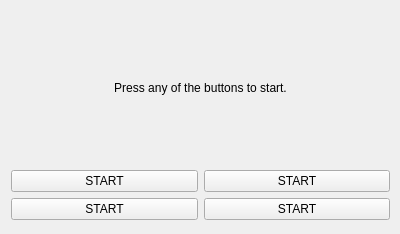
<?xml version="1.0" encoding="UTF-8"?>
<ui version="4.0">
 <class>MainWindow</class>
 <widget class="QMainWindow" name="MainWindow">
  <property name="geometry">
   <rect>
    <x>0</x>
    <y>0</y>
    <width>400</width>
    <height>234</height>
   </rect>
  </property>
  <property name="font">
   <font>
    <kerning>true</kerning>
   </font>
  </property>
  <property name="windowTitle">
   <string>Quiz</string>
  </property>
  <widget class="QWidget" name="centralWidget">
   <widget class="QWidget" name="verticalLayoutWidget">
    <property name="geometry">
     <rect>
      <x>0</x>
      <y>0</y>
      <width>401</width>
      <height>231</height>
     </rect>
    </property>
    <layout class="QVBoxLayout" name="verticalLayout">
     <item>
      <widget class="QLabel" name="label_1">
       <property name="text">
        <string>Press any of the buttons to start.</string>
       </property>
       <property name="alignment">
        <set>Qt::AlignCenter</set>
       </property>
      </widget>
     </item>
     <item>
      <layout class="QGridLayout" name="gridLayout">
       <property name="horizontalSpacing">
        <number>6</number>
       </property>
       <item row="0" column="1">
        <widget class="QPushButton" name="button_2">
         <property name="text">
          <string>START</string>
         </property>
        </widget>
       </item>
       <item row="0" column="0">
        <widget class="QPushButton" name="button_1">
         <property name="text">
          <string>START</string>
         </property>
        </widget>
       </item>
       <item row="1" column="0">
        <widget class="QPushButton" name="button_3">
         <property name="text">
          <string>START</string>
         </property>
        </widget>
       </item>
       <item row="1" column="1">
        <widget class="QPushButton" name="button_4">
         <property name="text">
          <string>START</string>
         </property>
         <property name="flat">
          <bool>false</bool>
         </property>
        </widget>
       </item>
      </layout>
     </item>
    </layout>
   </widget>
  </widget>
 </widget>
 <layoutdefault spacing="6" margin="11"/>
 <resources/>
 <connections/>
</ui>
